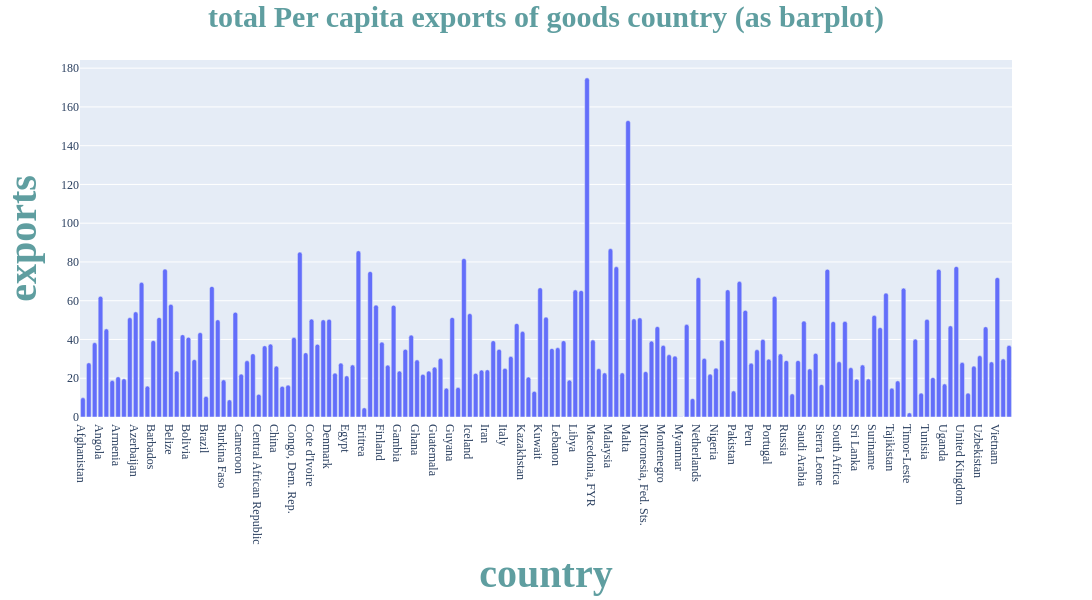

Write notebook code for a chart like this one.
### Markdown cell above
<div style="
    margin:25px 0;
    padding:25px 30px;
    border-radius:18px;
    background:linear-gradient(135deg,#064E3B,#059669);
    box-shadow:0 10px 30px rgba(5,150,105,.25);
    border-left:6px solid #F59E0B;
">

<h2 style="
    margin:0;
    color:white;
    font-family:Verdana,sans-serif;
    font-size:28px;
    letter-spacing:1px;
">
   country - exports
</h2>

</div>

### Code cell
# bar plot
fig = px.bar(df, x="country", y="exports")







# chart settings
fig.update_layout(

    width=1100,
    height=600,
    font_size=12,
    font_family="Times New Roman",
    barcornerradius=13,





    # title
    title="total Per capita exports of goods country (as barplot)",
    title_font_size=30,
    title_font_weight='bold',
    title_font_color='cadetblue',
    title_x=0.5,
    title_y=0.99,





    # X-axis
    xaxis_title="country",
    xaxis_title_font_size=40,
    xaxis_title_font_weight='bold',
    xaxis_title_font_color='cadetblue',





    # Y-axis
    yaxis_title="exports",
    yaxis_title_font_size=40,
    yaxis_title_font_weight='bold',
    yaxis_title_font_color="cadetblue"
    
)





fig.show()

### Figure 1 — Plotly figure (JSON) as saved in the notebook; plotly's stock layout.template omitted (floating-point values rounded to 4 significant figures; data arrays with more than 128 entries replaced by an {"elided": "..."} marker saying what was removed)
{"data": [{"hovertemplate": "country=%{x}<br>exports=%{y}<extra></extra>", "legendgroup": "", "marker": {"color": "#636efa", "pattern": {"shape": ""}}, "name": "", "orientation": "v", "showlegend": false, "textposition": "auto", "type": "bar", "x": {"elided": "159 str values"}, "xaxis": "x", "y": {"elided": "159 float values"}, "yaxis": "y"}], "layout": {"barcornerradius": 13, "barmode": "relative", "font": {"family": "Times New Roman", "size": 12}, "height": 600, "legend": {"tracegroupgap": 0}, "margin": {"t": 60}, "title": {"font": {"color": "cadetblue", "size": 30, "weight": "bold"}, "text": "total Per capita exports of goods country (as barplot)", "x": 0.5, "y": 0.99}, "width": 1100, "xaxis": {"anchor": "y", "domain": [0, 1], "title": {"font": {"color": "cadetblue", "size": 40, "weight": "bold"}, "text": "country"}}, "yaxis": {"anchor": "x", "domain": [0, 1], "title": {"font": {"color": "cadetblue", "size": 40, "weight": "bold"}, "text": "exports"}}}}
